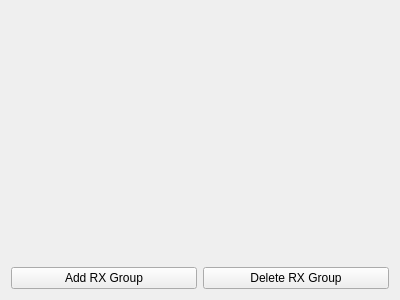
<?xml version="1.0" encoding="UTF-8"?>
<ui version="4.0">
 <class>GroupListsView</class>
 <widget class="QWidget" name="GroupListsView">
  <property name="geometry">
   <rect>
    <x>0</x>
    <y>0</y>
    <width>400</width>
    <height>300</height>
   </rect>
  </property>
  <property name="windowTitle">
   <string notr="true">Form</string>
  </property>
  <layout class="QVBoxLayout" name="verticalLayout">
   <item>
    <widget class="ConfigObjectListView" name="listView" native="true">
     <property name="sizePolicy">
      <sizepolicy hsizetype="Preferred" vsizetype="MinimumExpanding">
       <horstretch>0</horstretch>
       <verstretch>0</verstretch>
      </sizepolicy>
     </property>
    </widget>
   </item>
   <item>
    <layout class="QHBoxLayout" name="horizontalLayout_4">
     <item>
      <widget class="QPushButton" name="addRXGroup">
       <property name="text">
        <string>Add RX Group</string>
       </property>
       <property name="shortcut">
        <string>Alt++</string>
       </property>
      </widget>
     </item>
     <item>
      <widget class="QPushButton" name="remRXGroup">
       <property name="text">
        <string>Delete RX Group</string>
       </property>
       <property name="shortcut">
        <string>Alt+-</string>
       </property>
      </widget>
     </item>
    </layout>
   </item>
  </layout>
 </widget>
 <customwidgets>
  <customwidget>
   <class>ConfigObjectListView</class>
   <extends>QWidget</extends>
   <header>configobjectlistview.hh</header>
   <container>1</container>
  </customwidget>
 </customwidgets>
 <resources/>
 <connections/>
</ui>
